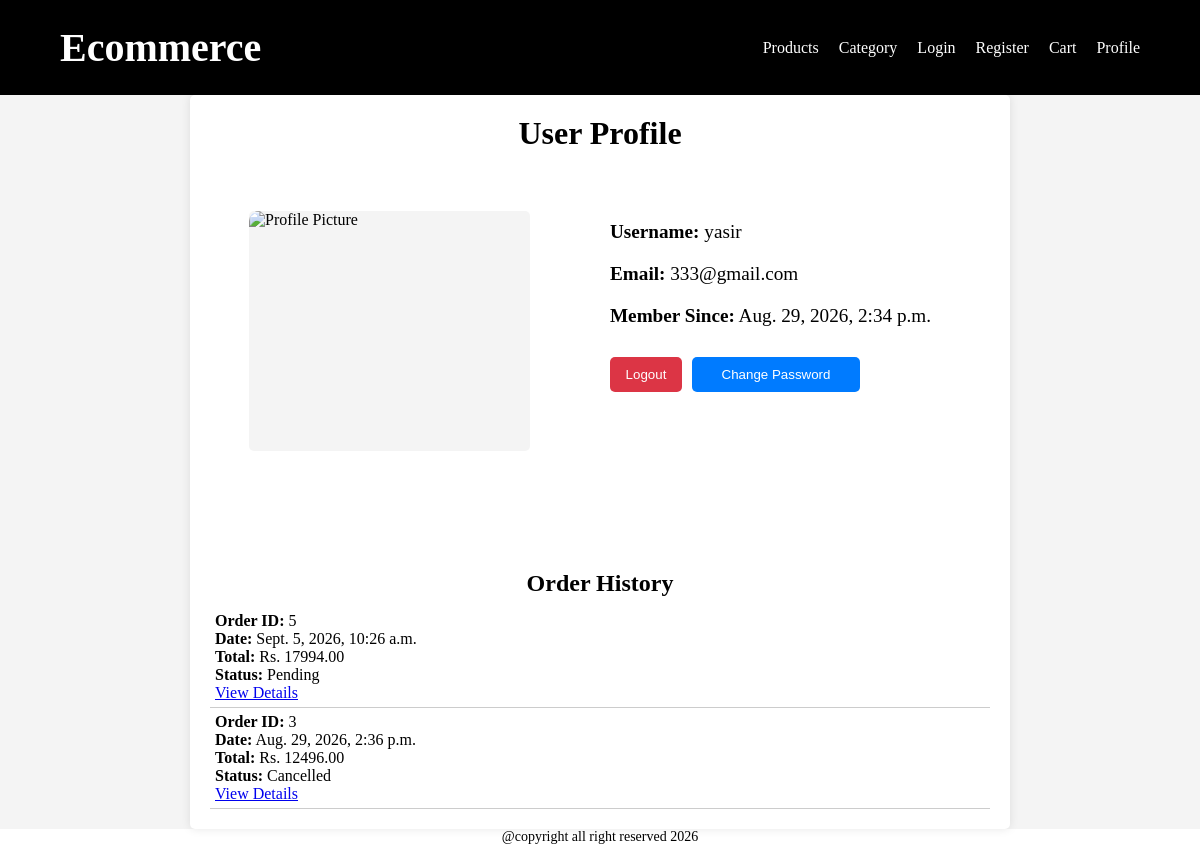
/accounts/profile/ (signed in), run on an earlier commit of the app's database.
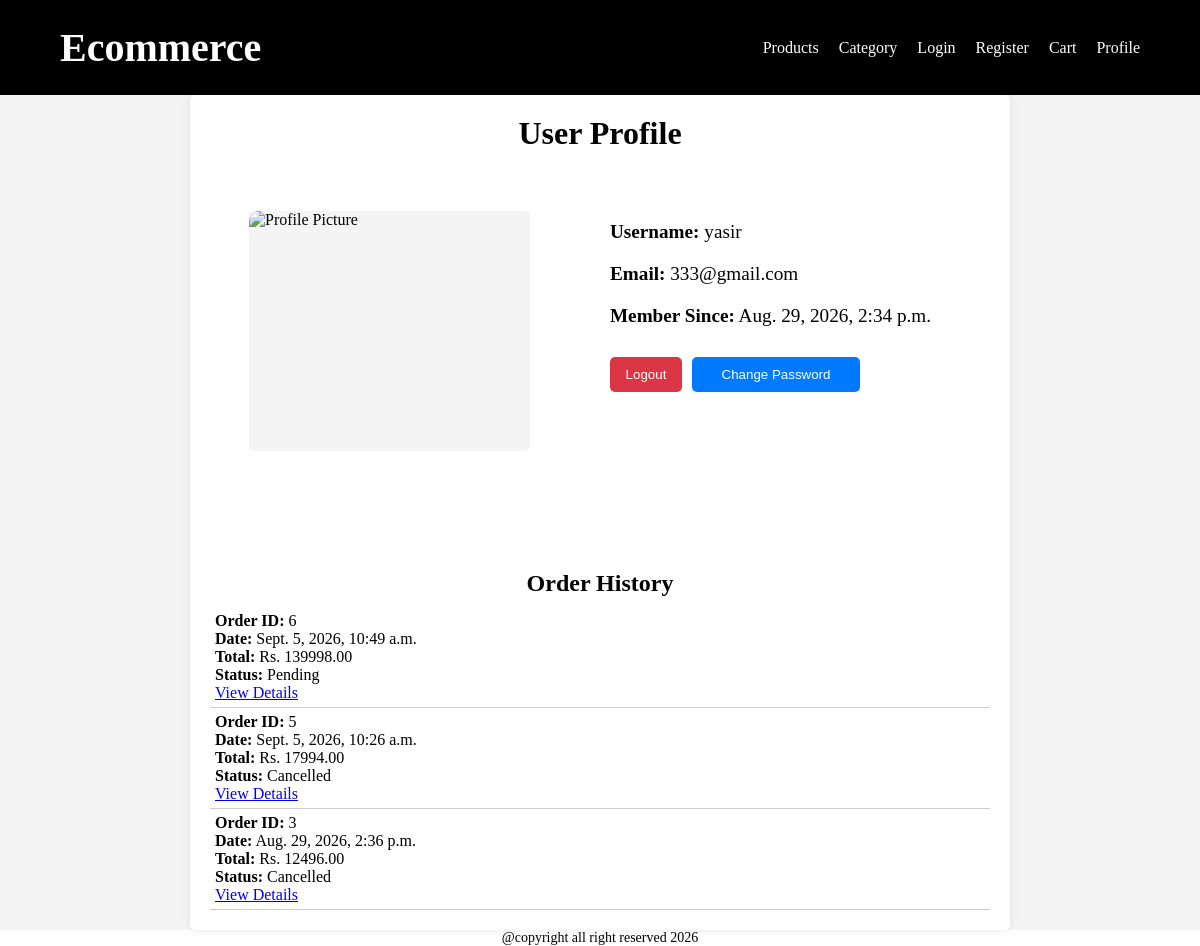
And on a later commit of the database.
### apps/orders/models.py (models this page shows, shortened)
class Order(models.Model):
    class StatusChoices(models.TextChoices):
        Pending = 'Pending' ,'Pending'
        Processing = 'Processing', 'Processing'
        Deliverd ='Deliverd','Deliverd'
        Shipped = 'Shipped','Shipped'
        Cancelled = 'Cancelled','Cancelled'
    customer = models.ForeignKey(Customer , on_delete=models.CASCADE , related_name='orders')
    status = models.CharField(
        max_length=50,
        choices=StatusChoices.choices,
        default=StatusChoices.Pending
    )
    total_price = models.DecimalField(max_digits=10 ,decimal_places=2)
    created_at = models.DateTimeField(auto_now_add=True)
    ALLOWED_TRANSITIONS = {
        StatusChoices.Pending : [ StatusChoices.Processing , StatusChoices.Cancelled],
        StatusChoices.Processing : [StatusChoices.Shipped , StatusChoices.Cancelled],
        StatusChoices.Shipped : [StatusChoices.Deliverd],
        StatusChoices.Deliverd : [],
        StatusChoices.Cancelled : [],
    }

### apps/accounts/views.py (the view)
# urls.py: path('profile/' , views.profile , name='profile'),
@login_required
def profile(req):
    customer = req.user.customer
    orders = customer.orders.all().order_by('-created_at')
    context = {
        'user' : req.user,
        'orders': orders ,
    }
    return render(req , 'accounts/profile.html' , context)

### templates/accounts/profile.html (shortened to what this page needs)
{% extends 'base.html' %}
{% load static %}
{% block link %}
    <link rel="stylesheet" href="{% static 'CSS/accounts.css' %}">
{% endblock %}
{% block content %}
    <main class="profile-main">
        <div class="profile-container">
            <h1>User Profile</h1>
            <div class="profile-data-container">
                <div class="profile-pic">
                    <img src="{% static 'images/profile-pic.png' %}" alt="Profile Picture">
                </div>
                <div class="profile-info">
                    <p><strong>Username:</strong> {{ user.username }}</p>
                    <p><strong>Email:</strong> {{ user.email }}</p>
                    <p><strong>Member Since:</strong> {{ user.date_joined }}</p>
                    <div class="profile-actions">
                        <form method="post" action="{% url 'logout' %}">
                            <button class='logout-btn' type="submit">Logout</button>
                        </form>
                        <form method="post" action="{% url 'change_password' %}">
                            <button class='change-password-btn' type="submit">Change Password</button>
                        </form>
                    </div>
                </div>
            </div>
            <div class="order-section">
                <h2>Order History</h2>
                {% if orders %}
                    <ul class="order-list">
                        {% for order in orders %}
                            <li class="order-item">
                                <p><strong>Order ID:</strong> {{ order.id }}</p>
                                <p><strong>Date:</strong> {{ order.created_at }}</p>
                                <p><strong>Total:</strong> Rs. {{ order.total_price }}</p>
                                <p><strong>Status:</strong> {{ order.status }}</p>
                                <a href="{% url 'order_detail' order.id %}">View Details</a>
                            </li>
                        {% endfor %}
                    </ul>
                {% else %}
                    <p>No orders found.</p>
                {% endif %}
            </div>
        </div>
    </main>
{% endblock %}

What changed in the data, as far as the page shows it:
added Order: id "6", created_at "Sept. 5, 2026, 10:49 a.m.", total_price "139998.00", status "Pending"
changed Order "Sept. 5, 2026, 10:26 a.m.": status "Pending" → "Cancelled"
